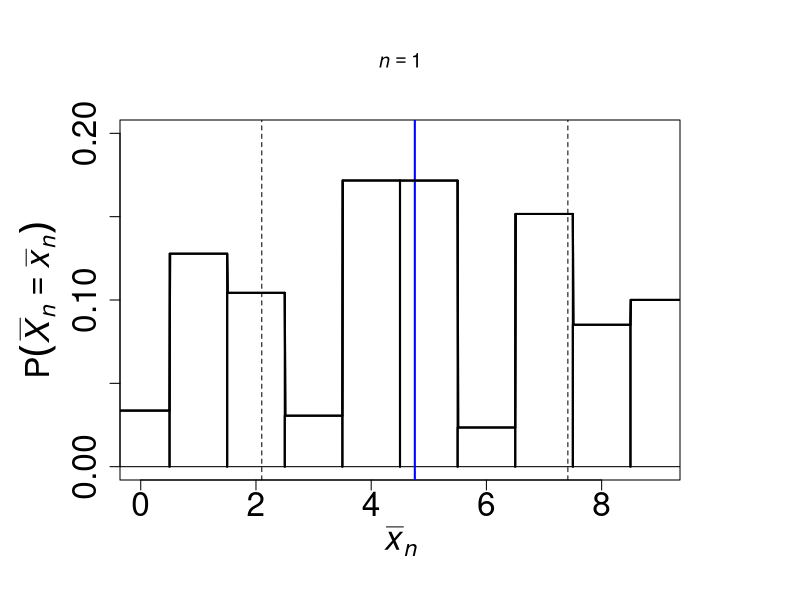
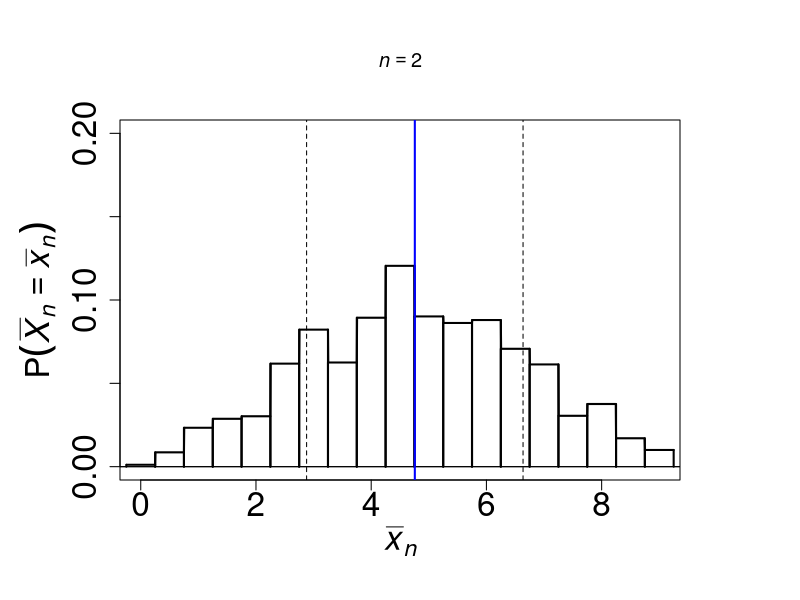
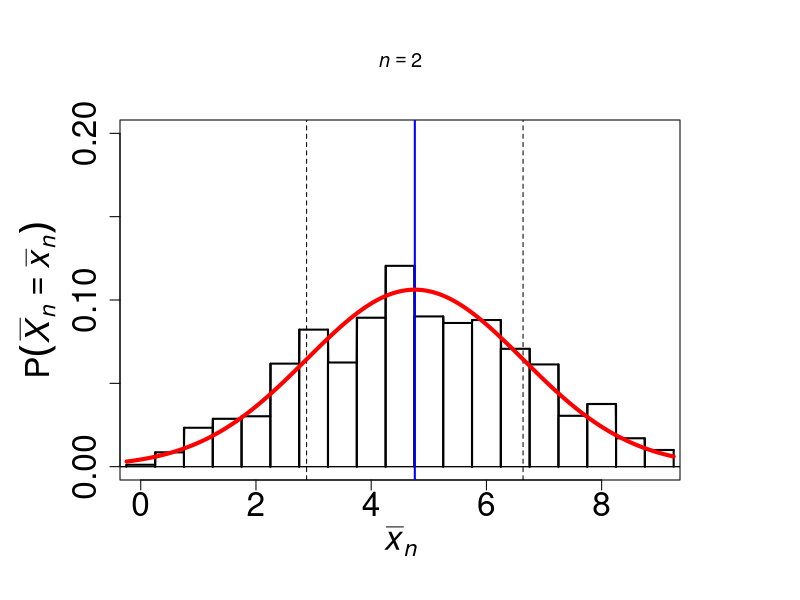
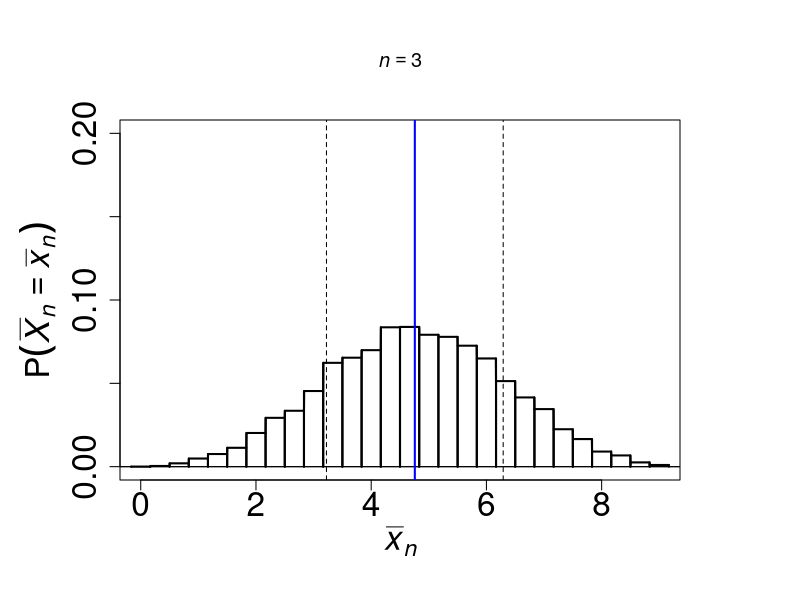
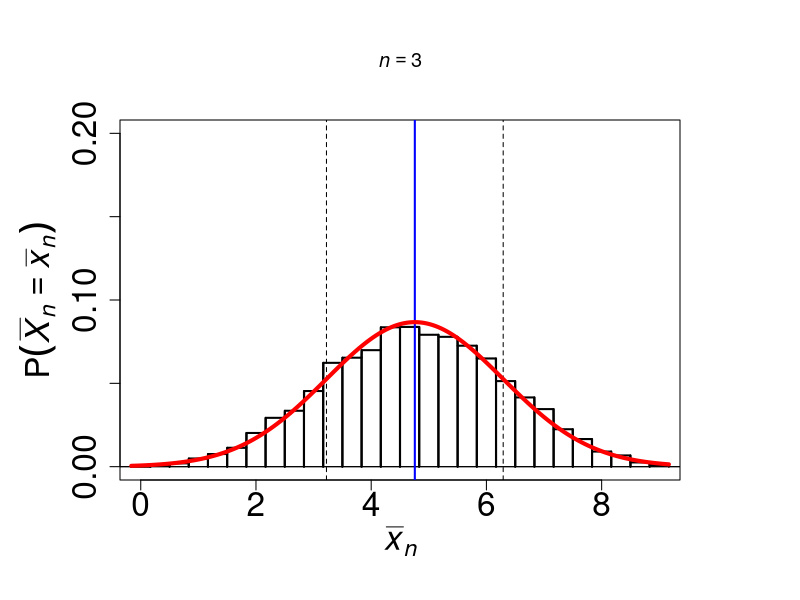
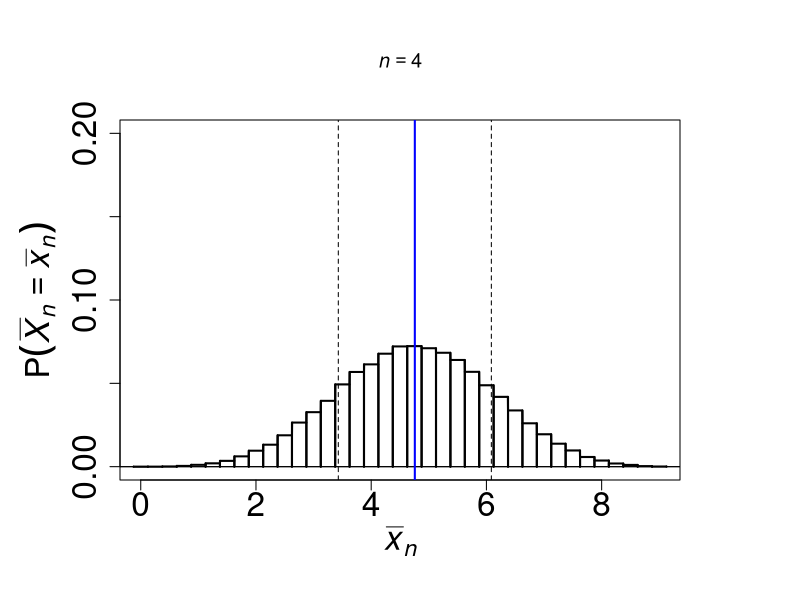
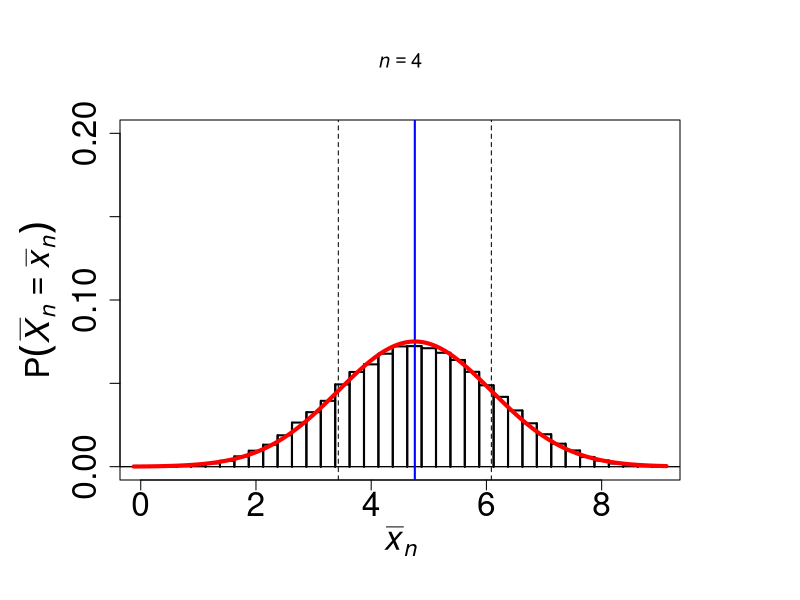
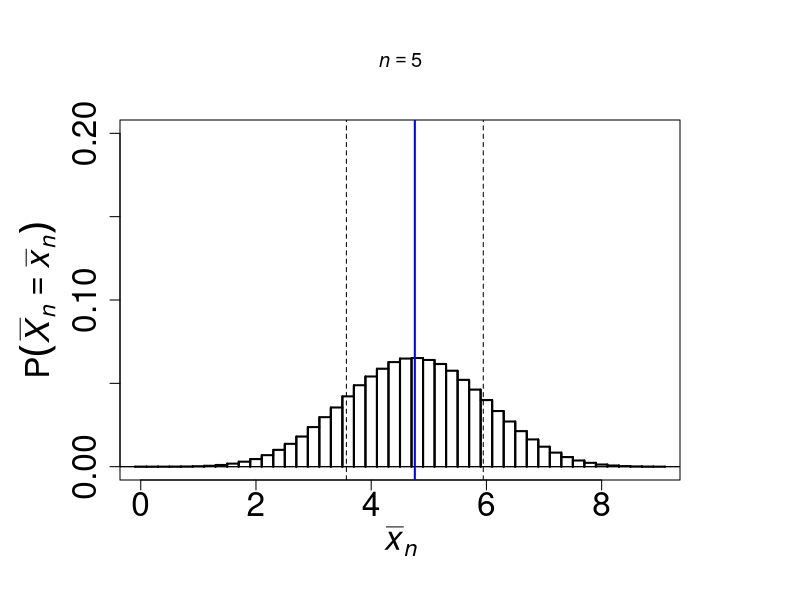

Generate these figures, in order, with R:
from.xs.to.ps = function(xs, p){
  return(p[ceiling(xs + 0.5)])
}

# data.type = 'uniform'
data.type = 'random'

if (data.type == 'uniform'){
  p.start = rep(1/10, 10)
} else if (data.type == 'random'){
  set.seed(2)
  p.start = runif(10)
  # p.start = c(rep(.25, 5), rep(0.5, 5))
  p.start = p.start/sum(p.start)
}

ns = seq(0, length(p.start) - 1)

xlab.use = expression(bar(italic(x))[italic(n)])
ylab.use = expression(P(bar(italic(X))[italic(n)] == bar(italic(x))[italic(n)]))

n = 1

xs = seq(0.01, n*9 + 2, by = 0.01) - 0.5

ps = from.xs.to.ps(xs, p.start)

p = p.start

mu.xbar = sum(p*ns/n)
sigma.xbar = sqrt(sum(p*(ns/n)^2) - mu.xbar^2)

# pdf(sprintf('figures/mean-%s-n%g.pdf', data.type, n))
jpeg.name = sprintf('figures/mean-%s-n%g.jpeg', data.type, n)
jpeg(jpeg.name, width = 480*2, height = 480)
mar.use = 6
par(mar=c(5,5,2,1), cex.lab = 2, cex.axis = 2, mar = c(mar.use, mar.use, mar.use, mar.use))
plot(ns/n, p.start, ylim = c(0, 0.2), pch = 16, cex = 0, main = substitute(italic(n) == N, list(N = n)), xlab = xlab.use, ylab = ylab.use)

lines(xs/n, ps, lwd = 2)
segments((ns-0.5)/n, 0, (ns-0.5)/n, p.start, lwd = 2)
segments((ns+0.5)/n, 0, (ns+0.5)/n, p.start, lwd = 2)
abline(h = 0, lwd = 1)
abline(v = mu.xbar, col = 'blue', lwd = 2)
abline(v = c(mu.xbar - sigma.xbar, mu.xbar + sigma.xbar), lty = 2)

p = p.start

from.xs.to.ps = function(xs, p){
  return(p[ceiling(xs + 0.5)])
}

ps = from.xs.to.ps(xs, p)
lines(xs, ps, lwd = 2)
dev.off()

cat(sprintf('<img src = "sampling-dist-demo/%s">\n', jpeg.name))

cat(sprintf("E[Sn] = %f\n", sum(p*ns)))

for (i in 1:100){
  n = i + 1
  
  p = convolve(p.start, rev(p), type = 'o')
  # p = convolve(p.start, p, type = 'open')
  # p = convolve(c(p.start, rep(0, (n-1)*length(ns))), c(p, rep(0, length(ns))), type = 'open')
  
  xs = seq(0.01, n*9 + 1, by = 0.01) - 0.5
  
  ps = from.xs.to.ps(xs, p)
  
  ns = seq(0, length(p) - 1)
  
  mu.xbar = sum(p*ns/n)
  sigma.xbar = sqrt(sum(p*(ns/n)^2) - mu.xbar^2)
  
  if ((n <= 10) || (n == 30) || (n == 100)){
    # pdf(sprintf('figures/mean-%s-n%g.pdf', data.type, n))
    jpeg.name = sprintf('figures/mean-%s-n%g.jpeg', data.type, n)
    jpeg(jpeg.name, width = 480*2, height = 480)
    par(mar=c(5,5,2,1), cex.lab = 2, cex.axis = 2, mar = c(mar.use, mar.use, mar.use, mar.use))
    plot(ns/n, p, ylim = c(0, 0.2), pch = 16, cex = 0, main = substitute(italic(n) == N, list(N = n)), xlab = xlab.use, ylab = ylab.use)
    
    lines(xs/n, ps, lwd = 2)
    if (n < 30){
      segments(ns/n-0.5/n, 0, ns/n-0.5/n, p, lwd = 2)
      segments(ns/n+0.5/n, 0, ns/n+0.5/n, p, lwd = 2)
      abline(h = 0, lwd = 1)
    }
    abline(h = 0, lwd = 1)
    abline(v = mu.xbar, col = 'blue', lwd = 2)
    abline(v = c(mu.xbar - sigma.xbar, mu.xbar + sigma.xbar), lty = 2)
    dev.off()
    
    # pdf(sprintf('figures/mean-w-normal-%s-n%g.pdf', data.type, n))
    jpeg.name = sprintf('figures/mean-w-normal-%s-n%g.jpeg', data.type, n)
    jpeg(jpeg.name, width = 480*2, height = 480)
    par(mar=c(5,5,2,1), cex.lab = 2, cex.axis = 2, mar = c(mar.use, mar.use, mar.use, mar.use))
    plot(ns/n, p, ylim = c(0, 0.2), pch = 16, cex = 0, main = substitute(italic(n) == N, list(N = n)), xlab = xlab.use, ylab = ylab.use)
    
    lines(xs/n, ps, lwd = 2)
    if (n < 30){
      segments(ns/n-0.5/n, 0, ns/n-0.5/n, p, lwd = 2)
      segments(ns/n+0.5/n, 0, ns/n+0.5/n, p, lwd = 2)
      abline(h = 0, lwd = 1)
    }
    abline(h = 0, lwd = 1)
    abline(v = mu.xbar, col = 'blue', lwd = 2)
    abline(v = c(mu.xbar - sigma.xbar, mu.xbar + sigma.xbar), lty = 2)
    x.for.norm = xs/n
    lines(x.for.norm, (1/n)*dnorm(x.for.norm, mean = mu.xbar, sd = sigma.xbar), col = 'red', lwd = 4)
    dev.off()
    
    # cat(sprintf("E[Sn] = %f\n", mu.xbar))
    # cat(sprintf('<img src = "sampling-dist-demo/%s">\n', jpeg.name))
  }
}
